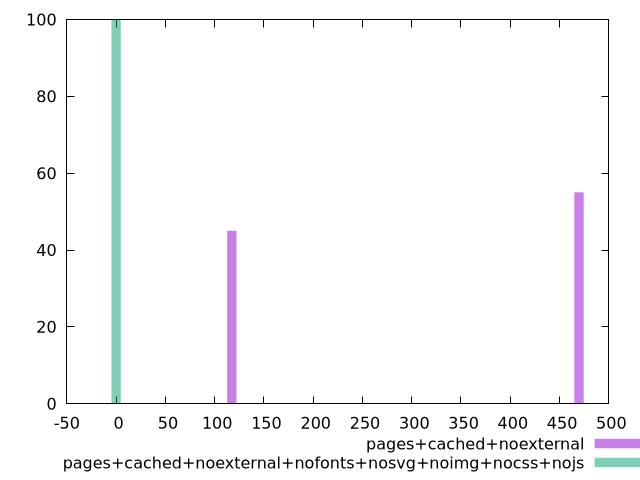

Write the gnuplot code that produced this figure.
$_pagesCachedNoexternal <<EOF
117.42842121164311 45
469.71368484657245 55
EOF
$_pagesCachedNoexternalNofontsNosvgNoimgNocssNojs <<EOF
0 100
EOF
set key outside below
set terminal pngcairo
set output "report_00006_2020-11-02T20-21-41.718Z/render-blocking-resources/render-blocking-resources_pages+cached+noexternal_pages+cached+noexternal+nofonts+nosvg+noimg+nocss+nojs+hist.png"
set boxwidth 9.39427369693145
set style fill transparent solid 0.5 noborder
set yrange [0:100]
plot $_pagesCachedNoexternal title "pages+cached+noexternal" with boxes ,$_pagesCachedNoexternalNofontsNosvgNoimgNocssNojs title "pages+cached+noexternal+nofonts+nosvg+noimg+nocss+nojs" with boxes ,
